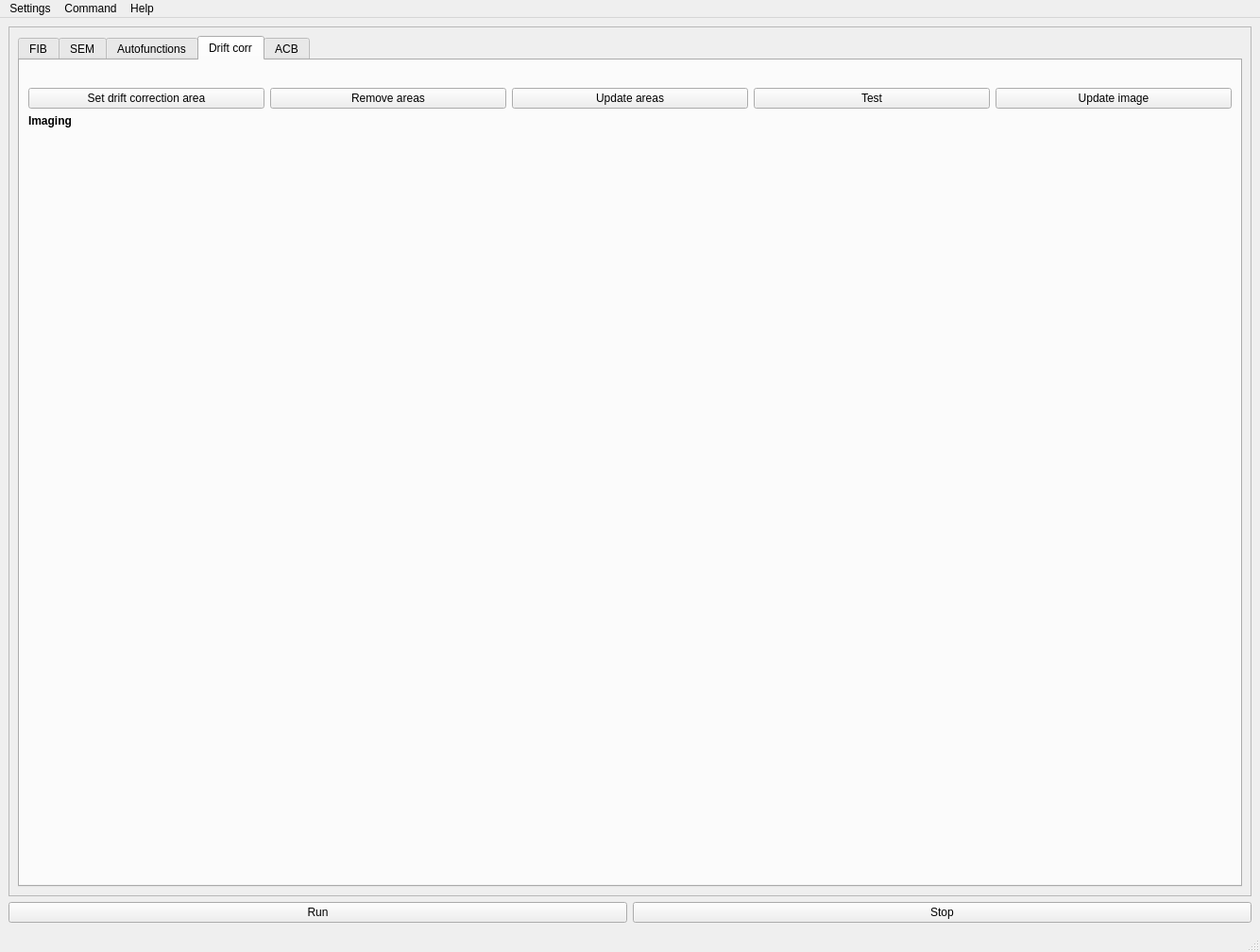
<?xml version="1.0" encoding="UTF-8"?>
<ui version="4.0">
 <class>MainWindow</class>
 <widget class="QMainWindow" name="MainWindow">
  <property name="windowModality">
   <enum>Qt::NonModal</enum>
  </property>
  <property name="geometry">
   <rect>
    <x>0</x>
    <y>0</y>
    <width>1334</width>
    <height>1008</height>
   </rect>
  </property>
  <property name="windowTitle">
   <string>FIBSEM_Maestro v </string>
  </property>
  <property name="styleSheet">
   <string notr="true"/>
  </property>
  <widget class="QWidget" name="centralwidget">
   <layout class="QGridLayout" name="gridLayout">
    <item row="0" column="0">
     <widget class="QScrollArea" name="scrollArea">
      <property name="widgetResizable">
       <bool>true</bool>
      </property>
      <widget class="QWidget" name="scrollAreaWidgetContents">
       <property name="geometry">
        <rect>
         <x>0</x>
         <y>0</y>
         <width>1306</width>
         <height>874</height>
        </rect>
       </property>
       <layout class="QGridLayout" name="gridLayout_2">
        <item row="0" column="0">
         <widget class="QTabWidget" name="tabWidget">
          <property name="enabled">
           <bool>true</bool>
          </property>
          <property name="styleSheet">
           <string notr="true"/>
          </property>
          <property name="currentIndex">
           <number>3</number>
          </property>
          <widget class="QWidget" name="tabFib">
           <attribute name="title">
            <string>FIB</string>
           </attribute>
           <layout class="QVBoxLayout" name="verticalLayout">
            <item>
             <layout class="QVBoxLayout" name="fibVerticalLayout">
              <item>
               <widget class="QLabel" name="fibImageLabel">
                <property name="text">
                 <string/>
                </property>
               </widget>
              </item>
              <item>
               <widget class="QLabel" name="label_3">
                <property name="font">
                 <font>
                  <weight>75</weight>
                  <bold>true</bold>
                 </font>
                </property>
                <property name="text">
                 <string>Settings</string>
                </property>
               </widget>
              </item>
              <item>
               <layout class="QFormLayout" name="fibFormLayout"/>
              </item>
              <item>
               <layout class="QHBoxLayout" name="horizontalLayout_3">
                <item>
                 <widget class="QPushButton" name="getFibImagePushButton">
                  <property name="text">
                   <string>Get image</string>
                  </property>
                 </widget>
                </item>
                <item>
                 <widget class="QPushButton" name="setFibFiducialPushButton">
                  <property name="text">
                   <string>Set fiducial</string>
                  </property>
                 </widget>
                </item>
                <item>
                 <widget class="QPushButton" name="setFibAreaPushButton">
                  <property name="text">
                   <string>Set slicing area</string>
                  </property>
                 </widget>
                </item>
                <item>
                 <widget class="QPushButton" name="makeSlicePushButton">
                  <property name="text">
                   <string>Make slice</string>
                  </property>
                 </widget>
                </item>
                <item>
                 <widget class="QPushButton" name="loadFibSettingsPushButton">
                  <property name="text">
                   <string>Load settings</string>
                  </property>
                 </widget>
                </item>
               </layout>
              </item>
              <item>
               <spacer name="verticalSpacer_2">
                <property name="orientation">
                 <enum>Qt::Vertical</enum>
                </property>
                <property name="sizeHint" stdset="0">
                 <size>
                  <width>20</width>
                  <height>40</height>
                 </size>
                </property>
               </spacer>
              </item>
             </layout>
            </item>
           </layout>
          </widget>
          <widget class="QWidget" name="tabSem">
           <attribute name="title">
            <string>SEM</string>
           </attribute>
           <layout class="QVBoxLayout" name="verticalLayout">
            <item>
             <layout class="QVBoxLayout" name="semVerticalLayout">
              <item>
               <widget class="QLabel" name="imageLabel">
                <property name="text">
                 <string/>
                </property>
               </widget>
              </item>
              <item>
               <widget class="QLabel" name="label_2">
                <property name="font">
                 <font>
                  <weight>75</weight>
                  <bold>true</bold>
                 </font>
                </property>
                <property name="text">
                 <string>Acquisition</string>
                </property>
               </widget>
              </item>
              <item>
               <layout class="QFormLayout" name="semFormLayout"/>
              </item>
              <item>
               <layout class="QHBoxLayout" name="horizontalLayout_7">
                <item>
                 <widget class="QPushButton" name="alignedImagingDirectionPushButton">
                  <property name="text">
                   <string>Aligned by imaging direction (38°)</string>
                  </property>
                 </widget>
                </item>
                <item>
                 <widget class="QPushButton" name="alignedSampleSurfacePushButton">
                  <property name="text">
                   <string>Aligned along sample surface (38°)</string>
                  </property>
                 </widget>
                </item>
               </layout>
              </item>
             </layout>
            </item>
            <item>
             <layout class="QVBoxLayout" name="semImagingVerticalLayout">
              <item>
               <widget class="QLabel" name="label">
                <property name="font">
                 <font>
                  <weight>75</weight>
                  <italic>false</italic>
                  <bold>true</bold>
                 </font>
                </property>
                <property name="text">
                 <string>Imaging</string>
                </property>
                <property name="textFormat">
                 <enum>Qt::AutoText</enum>
                </property>
               </widget>
              </item>
              <item>
               <layout class="QFormLayout" name="imageSettingsFormLayout"/>
              </item>
              <item>
               <widget class="QLabel" name="label_6">
                <property name="font">
                 <font>
                  <weight>75</weight>
                  <italic>false</italic>
                  <bold>true</bold>
                 </font>
                </property>
                <property name="text">
                 <string>Criterion</string>
                </property>
               </widget>
              </item>
              <item>
               <layout class="QFormLayout" name="imageCriterionFormLayout"/>
              </item>
             </layout>
            </item>
            <item>
             <layout class="QHBoxLayout" name="horizontalLayout">
              <item>
               <widget class="QPushButton" name="getImagePushButton">
                <property name="text">
                 <string>Get image</string>
                </property>
               </widget>
              </item>
              <item>
               <widget class="QPushButton" name="setImagingPushButton">
                <property name="text">
                 <string>Set imaging</string>
                </property>
               </widget>
              </item>
              <item>
               <widget class="QPushButton" name="testImagingPushButton">
                <property name="text">
                 <string>Test imaging</string>
                </property>
               </widget>
              </item>
              <item>
               <widget class="QCheckBox" name="fastScanCheckBox">
                <property name="text">
                 <string>Fast scan</string>
                </property>
                <property name="checked">
                 <bool>true</bool>
                </property>
               </widget>
              </item>
             </layout>
            </item>
            <item>
             <spacer name="verticalSpacer">
              <property name="orientation">
               <enum>Qt::Vertical</enum>
              </property>
              <property name="sizeHint" stdset="0">
               <size>
                <width>20</width>
                <height>40</height>
               </size>
              </property>
             </spacer>
            </item>
           </layout>
          </widget>
          <widget class="QWidget" name="tabAutofunctions">
           <attribute name="title">
            <string>Autofunctions</string>
           </attribute>
           <layout class="QVBoxLayout" name="verticalLayout_2">
            <item>
             <layout class="QVBoxLayout" name="autofunctionsVerticalLayout">
              <item>
               <widget class="QLabel" name="autofunctionsImageLabel">
                <property name="text">
                 <string/>
                </property>
               </widget>
              </item>
              <item>
               <widget class="QLabel" name="autofunctionLabel">
                <property name="text">
                 <string>Autofunction</string>
                </property>
               </widget>
              </item>
              <item>
               <widget class="QComboBox" name="autofunctionComboBox"/>
              </item>
              <item>
               <layout class="QHBoxLayout" name="horizontalLayout_4">
                <item>
                 <widget class="QPushButton" name="cloneAutofunctionPushButton">
                  <property name="text">
                   <string>Clone autofunction</string>
                  </property>
                 </widget>
                </item>
                <item>
                 <widget class="QPushButton" name="removeAutofunctionPushButton">
                  <property name="text">
                   <string>Remove autofunction</string>
                  </property>
                 </widget>
                </item>
               </layout>
              </item>
              <item>
               <layout class="QHBoxLayout" name="horizontalLayout_6">
                <item>
                 <widget class="QPushButton" name="setAfAreaPushButton">
                  <property name="text">
                   <string>Set af area</string>
                  </property>
                 </widget>
                </item>
                <item>
                 <widget class="QPushButton" name="testAfPushButton">
                  <property name="text">
                   <string>Test</string>
                  </property>
                 </widget>
                </item>
               </layout>
              </item>
              <item>
               <layout class="QFormLayout" name="autofunctionFormLayout"/>
              </item>
              <item>
               <widget class="QLabel" name="label_4">
                <property name="font">
                 <font>
                  <weight>75</weight>
                  <bold>true</bold>
                 </font>
                </property>
                <property name="text">
                 <string>Criterium</string>
                </property>
               </widget>
              </item>
              <item>
               <layout class="QFormLayout" name="autofunctionCriteriumFormLayout"/>
              </item>
              <item>
               <widget class="QLabel" name="label_5">
                <property name="font">
                 <font>
                  <weight>75</weight>
                  <bold>true</bold>
                 </font>
                </property>
                <property name="text">
                 <string>Imaging</string>
                </property>
               </widget>
              </item>
              <item>
               <layout class="QFormLayout" name="autofunctionImagingFormLayout"/>
              </item>
              <item>
               <spacer name="verticalSpacer_3">
                <property name="orientation">
                 <enum>Qt::Vertical</enum>
                </property>
                <property name="sizeHint" stdset="0">
                 <size>
                  <width>20</width>
                  <height>40</height>
                 </size>
                </property>
               </spacer>
              </item>
             </layout>
            </item>
           </layout>
          </widget>
          <widget class="QWidget" name="tabDriftCorrection">
           <attribute name="title">
            <string>Drift corr</string>
           </attribute>
           <layout class="QVBoxLayout" name="maskingVerticalLayout">
            <item>
             <layout class="QVBoxLayout" name="driftcorrVerticalLayout">
              <item>
               <widget class="QLabel" name="driftcorrImageLabel">
                <property name="text">
                 <string/>
                </property>
               </widget>
              </item>
              <item>
               <layout class="QHBoxLayout" name="horizontalLayout_5">
                <item>
                 <widget class="QPushButton" name="addDriftCorrPushButton">
                  <property name="text">
                   <string>Set drift correction area</string>
                  </property>
                 </widget>
                </item>
                <item>
                 <widget class="QPushButton" name="removeDriftCorrPushButton">
                  <property name="text">
                   <string>Remove areas</string>
                  </property>
                 </widget>
                </item>
                <item>
                 <widget class="QPushButton" name="updateDriftCorrPushButton">
                  <property name="text">
                   <string>Update areas</string>
                  </property>
                 </widget>
                </item>
                <item>
                 <widget class="QPushButton" name="testDriftCorrPushButton">
                  <property name="text">
                   <string>Test</string>
                  </property>
                 </widget>
                </item>
                <item>
                 <widget class="QPushButton" name="driftCorrUpdateImagePushButton">
                  <property name="text">
                   <string>Update image</string>
                  </property>
                 </widget>
                </item>
               </layout>
              </item>
             </layout>
            </item>
            <item>
             <layout class="QFormLayout" name="driftCorrFormLayout"/>
            </item>
            <item>
             <widget class="QLabel" name="label_7">
              <property name="font">
               <font>
                <weight>75</weight>
                <bold>true</bold>
               </font>
              </property>
              <property name="text">
               <string>Imaging</string>
              </property>
             </widget>
            </item>
            <item>
             <layout class="QFormLayout" name="driftCorrImagingFormLayout"/>
            </item>
            <item>
             <spacer name="verticalSpacer_5">
              <property name="orientation">
               <enum>Qt::Vertical</enum>
              </property>
              <property name="sizeHint" stdset="0">
               <size>
                <width>20</width>
                <height>40</height>
               </size>
              </property>
             </spacer>
            </item>
           </layout>
          </widget>
          <widget class="QWidget" name="tabAcb">
           <attribute name="title">
            <string>ACB</string>
           </attribute>
           <layout class="QVBoxLayout" name="acbVerticalLayout">
            <item>
             <layout class="QVBoxLayout" name="acbVerticalLayout_2">
              <item>
               <widget class="QLabel" name="acbImageLabel">
                <property name="text">
                 <string/>
                </property>
               </widget>
              </item>
              <item>
               <widget class="QPushButton" name="setAcbPushButton">
                <property name="text">
                 <string>Set ACB area</string>
                </property>
               </widget>
              </item>
              <item>
               <layout class="QFormLayout" name="acbFormLayout"/>
              </item>
              <item>
               <spacer name="verticalSpacer_4">
                <property name="orientation">
                 <enum>Qt::Vertical</enum>
                </property>
                <property name="sizeHint" stdset="0">
                 <size>
                  <width>20</width>
                  <height>40</height>
                 </size>
                </property>
               </spacer>
              </item>
             </layout>
            </item>
           </layout>
          </widget>
         </widget>
        </item>
       </layout>
      </widget>
     </widget>
    </item>
    <item row="1" column="0">
     <layout class="QHBoxLayout" name="horizontalLayout_2">
      <item>
       <widget class="QPushButton" name="runPushButton">
        <property name="text">
         <string>Run</string>
        </property>
       </widget>
      </item>
      <item>
       <widget class="QPushButton" name="stopPushButton">
        <property name="text">
         <string>Stop</string>
        </property>
       </widget>
      </item>
     </layout>
    </item>
   </layout>
  </widget>
  <widget class="QMenuBar" name="menubar">
   <property name="geometry">
    <rect>
     <x>0</x>
     <y>0</y>
     <width>1334</width>
     <height>31</height>
    </rect>
   </property>
   <widget class="QMenu" name="menuSetting">
    <property name="title">
     <string>Settings</string>
    </property>
    <addaction name="separator"/>
    <addaction name="actionLoadSettings"/>
    <addaction name="actionSaveSettings"/>
    <addaction name="actionSaveSettingsAs"/>
    <addaction name="separator"/>
    <addaction name="actionEmail"/>
    <addaction name="actionErrorActions"/>
   </widget>
   <widget class="QMenu" name="menuHelp">
    <property name="title">
     <string>Help</string>
    </property>
    <addaction name="actionAbout"/>
   </widget>
   <widget class="QMenu" name="menuCommand">
    <property name="title">
     <string>Command</string>
    </property>
    <addaction name="actionEnable_buttons"/>
   </widget>
   <addaction name="menuSetting"/>
   <addaction name="menuCommand"/>
   <addaction name="menuHelp"/>
  </widget>
  <widget class="QStatusBar" name="statusbar"/>
  <action name="actionLoad">
   <property name="text">
    <string>Load Settings...</string>
   </property>
  </action>
  <action name="actionSaveSettingsAs">
   <property name="text">
    <string>Save Settings As...</string>
   </property>
  </action>
  <action name="actionAbout">
   <property name="text">
    <string>About</string>
   </property>
  </action>
  <action name="actionResize">
   <property name="text">
    <string>Resize</string>
   </property>
  </action>
  <action name="actionEmail">
   <property name="text">
    <string>Email...</string>
   </property>
  </action>
  <action name="actionSetFolderProject">
   <property name="text">
    <string>Set folder</string>
   </property>
  </action>
  <action name="actionLoadProject">
   <property name="text">
    <string>Load</string>
   </property>
  </action>
  <action name="actionSetFolder">
   <property name="text">
    <string>Set Folder...</string>
   </property>
  </action>
  <action name="actionEnable_buttons">
   <property name="text">
    <string>Enable buttons</string>
   </property>
  </action>
  <action name="actionSaveSettings">
   <property name="text">
    <string>Save Settings</string>
   </property>
  </action>
  <action name="actionLoadSettings">
   <property name="text">
    <string>Load Settings</string>
   </property>
  </action>
  <action name="actionErrorActions">
   <property name="text">
    <string>Error actions...</string>
   </property>
  </action>
 </widget>
 <resources/>
 <connections/>
 <slots>
  <slot>slot1()</slot>
 </slots>
</ui>
